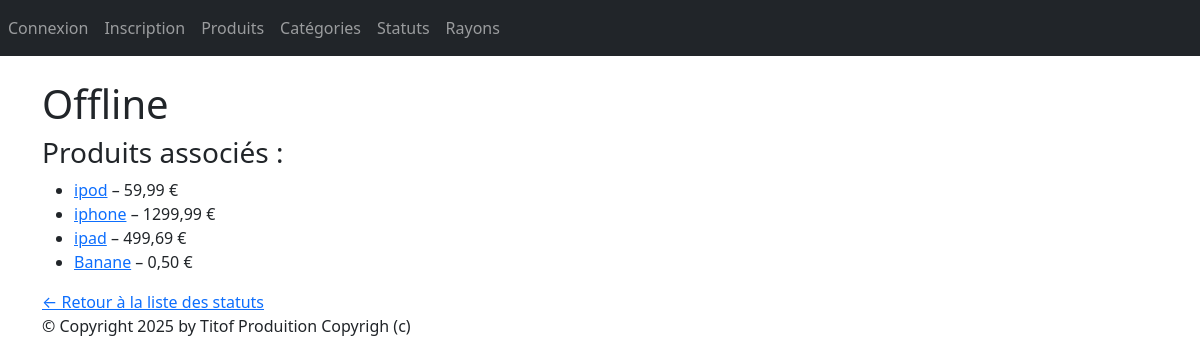
Before: /monApp/statut/0/ with the older database file.
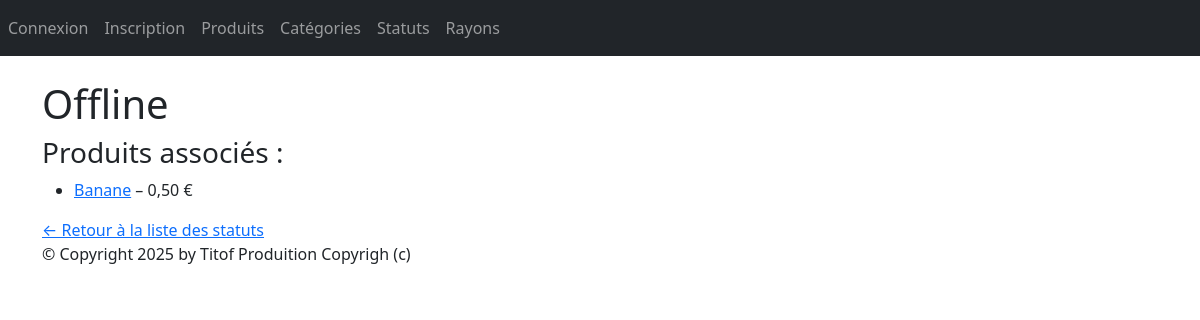
After: the same page with the newer database file.
### monApp/models.py (models this page shows, shortened)
class Produit(models.Model):
    refProd = models.AutoField(primary_key=True)
    intituleProd = models.CharField(max_length=200)
    prixUnitaireProd = models.DecimalField(max_digits=10, decimal_places=2)
    dateFabrication = models.DateField(auto_now=True)
    categorie = models.ForeignKey(Categorie, on_delete=models.CASCADE, related_name="produits",null=True, blank=True)
    statut = models.ForeignKey(Statut, on_delete=models.SET_NULL, related_name="produits",null=True, blank=True)

### monApp/views.py (the view)
# urls.py: path("statut/<pk>/", views.StatutDetailView.as_view(), name="dtl_statut"),
class StatutDetailView(DetailView):
    model = Statut
    template_name = "monApp/detail_statut.html"
    context_object_name = "statut"
    def get_context_data(self, **kwargs):
        context = super().get_context_data(**kwargs)
        context["titremenu"] = "Détail du statut"
        return context

### monApp/templates/monApp/detail_statut.html
{% extends "monApp/base.html" %}
{% block contenu %}
  <h1>{{ statut.libelle }}</h1>
  <h3>Produits associés :</h3>
  <ul>
    {% for p in statut.produits.all %}
      <li>
        <a href="{% url 'dtl_prdt' p.pk %}">{{ p.intituleProd }}</a>
        – {{ p.prixUnitaireProd }} €
      </li>
    {% empty %}
      <li>Aucun produit associé à ce statut.</li>
    {% endfor %}
  </ul>
  <a href="{% url 'lst_status' %}">← Retour à la liste des statuts</a>
{% endblock %}

Changed rows visible on the page:
no longer on this page (row edited): Produit: intituleProd "ipod", prixUnitaireProd "59,99"
no longer on this page (row edited): Produit: intituleProd "iphone", prixUnitaireProd "1299,99"
no longer on this page (row edited): Produit: intituleProd "ipad", prixUnitaireProd "499,69"
